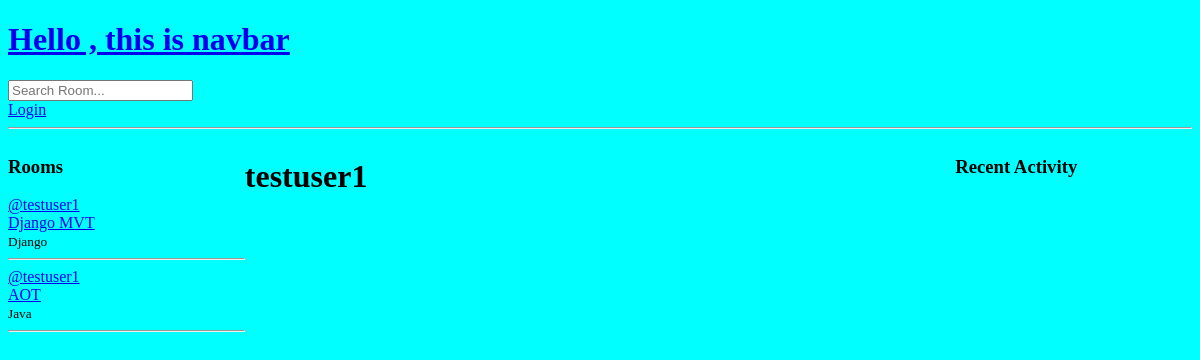
Page /user-profile/2/ on the earlier database version.
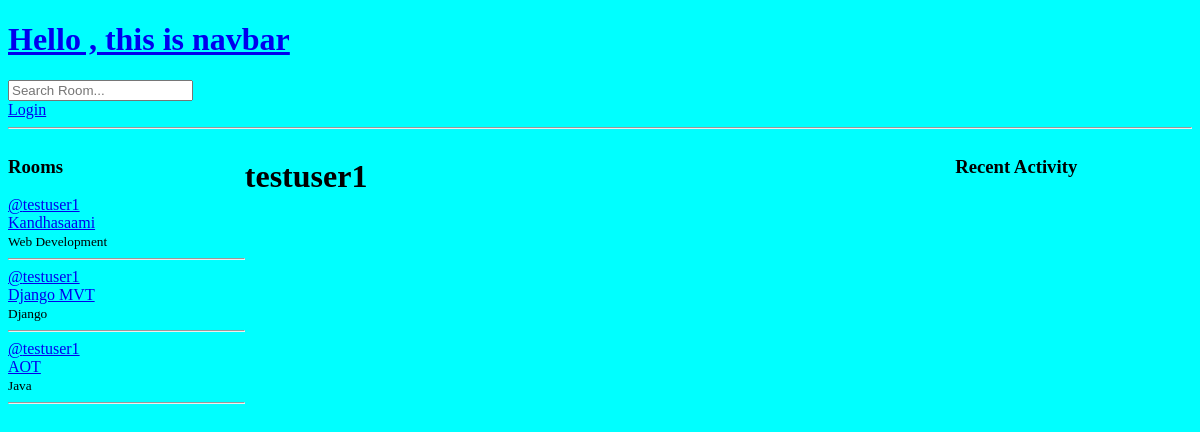
Same page on the later database version.
### base/models.py (models this page shows, shortened)
class Room(models.Model):
    host = models.ForeignKey(User , on_delete=models.SET_NULL ,null=True)
    topic = models.ForeignKey(Topic , on_delete=models.SET_NULL,null=True)
    names = models.CharField(max_length=200)
    description = models.TextField(null=True , blank= True)
    participants = models.ManyToManyField(User , related_name='participants' , blank=True)
    updated = models.DateTimeField(auto_now = True)
    created = models.DateTimeField(auto_now_add = True )
    class Meta :
        ordering = ['-updated' , '-created']

class Topic(models.Model):
    name = models.CharField(max_length=200)

### base/views.py (the view)
# urls.py: path('user-profile/<str:pk>/' , views.userProfile , name="user-profile") ,
def userProfile(request , pk):
    user = User.objects.get(id=pk)
    rooms = user.room_set.all() # model_set method is used to refer ReverseRelation ships
    user_message = Message.objects.filter(user__id=pk)
    context = {'rooms':rooms ,
               'user':user ,
               'room_messages':user_message,
               'page':'profile'}
    return render(request ,
                  'base/profile.html' ,
                  context )

### base/templates/base/profile.html (shortened to what this page needs)
{% extends 'Main.html'%}
{% block content %}
<div  class="profile-container">
    <div>
        {% include 'base/feed_component.html' %}
    </div>
    <div>
        <h1>{{user.username}}</h1>
    </div>
    <div>
        {% include 'base/activity_component.html' %}
    </div>
</div>
{% endblock content %}

### base/templates/base/feed_component.html (shortened to what this page needs)
{% if page == 'profile' %}
    <h3> Rooms </h3>
{% endif %}
{% for room in rooms %}
            <div>
                <a href="{% url 'user-profile' room.host.id %}">@{{room.host.username}}</a>
                <br>
                <a href="{% url 'room' room.id %}">{{room.names}}</a>
                <br>
                <small>{{room.topic.name}}</small>
                <hr>
            </div>
{%endfor%}

Differences in the rows shown:
now on this page (row edited): Room: host.username "testuser1", names "Kandhasaami", topic.name "Web Development"
